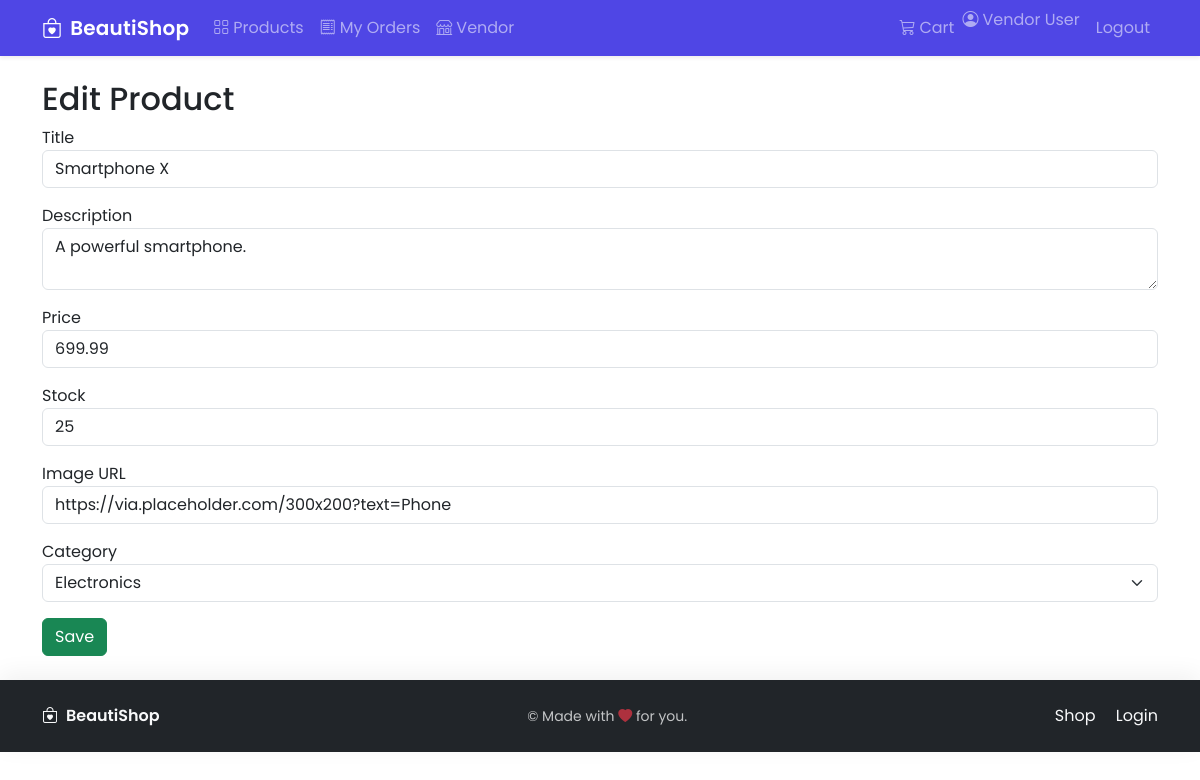
Page /vendor/products/1/edit (signed in) on the committed database.
### app/models.py (models this page shows, shortened)
class User(UserMixin, db.Model):
    id = db.Column(db.Integer, primary_key=True)
    email = db.Column(db.String(255), unique=True, nullable=False, index=True)
    password_hash = db.Column(db.String(255), nullable=False)
    name = db.Column(db.String(120), nullable=True)
    role = db.Column(db.String(20), default=ROLE_CUSTOMER, nullable=False)
    is_active = db.Column(db.Boolean, default=True)
    created_at = db.Column(db.DateTime, default=datetime.utcnow)
    vendor = db.relationship("Vendor", back_populates="user", uselist=False)
    orders = db.relationship("Order", back_populates="user")
    @property
    def is_admin(self) -> bool:
        return self.role == ROLE_ADMIN
    @property
    def is_vendor(self) -> bool:
        return self.role == ROLE_VENDOR

class Product(db.Model):
    id = db.Column(db.Integer, primary_key=True)
    vendor_id = db.Column(db.Integer, db.ForeignKey("vendor.id"), nullable=False)
    category_id = db.Column(db.Integer, db.ForeignKey("category.id"), nullable=True)
    title = db.Column(db.String(200), nullable=False)
    description = db.Column(db.Text, nullable=True)
    price = db.Column(db.Numeric(10, 2), nullable=False, default=0)
    stock = db.Column(db.Integer, nullable=False, default=0)
    image_url = db.Column(db.String(500), nullable=True)
    is_active = db.Column(db.Boolean, default=True)
    created_at = db.Column(db.DateTime, default=datetime.utcnow)
    vendor = db.relationship("Vendor", back_populates="products")
    category = db.relationship("Category", back_populates="products")

### app/blueprints/vendor.py (the view, shortened to what this page needs)
@vendor_bp.route("/products/<int:product_id>/edit", methods=["GET", "POST"])
@login_required
@role_required("vendor")
def product_edit(product_id: int):
    _require_vendor()
    product = Product.query.filter_by(id=product_id, vendor_id=current_user.vendor.id).first_or_404()
    form = ProductForm(obj=product)
    from ..models import Category
    form.category_id.choices = [(0, "-- None --")] + [(c.id, c.name) for c in Category.query.order_by(Category.name).all()]
    return render_template("vendor/product_form.html", form=form, action="Edit")

### app/forms.py
class ProductForm(FlaskForm):
    title = StringField("Title", validators=[DataRequired(), Length(max=200)])
    description = TextAreaField("Description")
    price = DecimalField("Price", validators=[DataRequired(), NumberRange(min=0)], places=2)
    stock = IntegerField("Stock", validators=[DataRequired(), NumberRange(min=0)])
    image_url = StringField("Image URL", validators=[Optional(), Length(max=500)])
    category_id = SelectField("Category", coerce=int, validators=[Optional()])
    submit = SubmitField("Save")

### app/blueprints/cart.py (called while the page is built, shortened)
@cart_bp.before_app_request
def merge_session_cart_after_login():
    if not current_user.is_authenticated:
        return
    sid = session.get("sid")
    if not sid:
        return

### app/blueprints/vendor.py (called while the page is built)
def _require_vendor():
    if not current_user.is_authenticated or not current_user.is_vendor:
        abort(403)
    if not current_user.vendor or not current_user.vendor.approved:
        abort(403)

### app/models.py (called while the page is built)
@login_manager.user_loader
def load_user(user_id: str) -> Optional["User"]:
    return User.query.get(int(user_id))

### app/utils.py (called while the page is built)
def role_required(*roles):
    def decorator(func):
        @wraps(func)
        def wrapper(*args, **kwargs):
            if not current_user.is_authenticated:
                abort(401)
            if current_user.role not in roles:
                abort(403)
            return func(*args, **kwargs)
        return wrapper
    return decorator

### app/templates/vendor/product_form.html (shortened to what this page needs)
{% extends 'base.html' %}
{% block content %}
<h2>{{ action }} Product</h2>
<form method="post">
  <div class="mb-3">{{ form.title.label }} {{ form.title(class_='form-control') }}</div>
  <div class="mb-3">{{ form.description.label }} {{ form.description(class_='form-control') }}</div>
  <div class="mb-3">{{ form.price.label }} {{ form.price(class_='form-control') }}</div>
  <div class="mb-3">{{ form.stock.label }} {{ form.stock(class_='form-control') }}</div>
  <div class="mb-3">{{ form.image_url.label }} {{ form.image_url(class_='form-control') }}</div>
  <div class="mb-3">{{ form.category_id.label }} {{ form.category_id(class_='form-select') }}</div>
  {{ form.submit(class_='btn btn-success') }}
</form>
{% endblock %}

### app/templates/base.html (shortened to what this page needs)
<!doctype html>
<html lang="en">
  <head>
    <link href="https://cdn.jsdelivr.net/npm/bootstrap@5.3.2/dist/css/bootstrap.min.css" rel="stylesheet">
    <link href="https://cdn.jsdelivr.net/npm/bootstrap-icons@1.11.3/font/bootstrap-icons.css" rel="stylesheet">
    <link href="{{ url_for('static', filename='style.css') }}" rel="stylesheet">
  </head>
  <body class="bg-body">
    <nav class="navbar navbar-expand-lg navbar-dark bg-primary shadow-sm sticky-top">
      <div class="container">
        <a class="navbar-brand d-flex align-items-center" href="/">
          <i class="bi bi-bag-heart me-2"></i>
          <span class="fw-semibold">BeautiShop</span>
        </a>
        <div class="collapse navbar-collapse" id="navbarNav">
          <ul class="navbar-nav me-auto">
            <li class="nav-item"><a class="nav-link" href="{{ url_for('shop.product_list') }}"><i class="bi bi-grid me-1"></i>Products</a></li>
            {% if current_user.is_authenticated %}
            <li class="nav-item"><a class="nav-link" href="{{ url_for('account.my_orders') }}"><i class="bi bi-receipt me-1"></i>My Orders</a></li>
            {% endif %}
            {% if current_user.is_authenticated and current_user.is_vendor and current_user.vendor and current_user.vendor.approved %}
            <li class="nav-item"><a class="nav-link" href="{{ url_for('vendor.dashboard') }}"><i class="bi bi-shop me-1"></i>Vendor</a></li>
            {% endif %}
          </ul>
          <ul class="navbar-nav">
            <li class="nav-item"><a class="nav-link" href="{{ url_for('cart.view_cart') }}"><i class="bi bi-cart3 me-1"></i>Cart</a></li>
            {% if current_user.is_authenticated %}
              <li class="nav-item"><span class="navbar-text me-2"><i class="bi bi-person-circle me-1"></i>{{ current_user.name or current_user.email }}</span></li>
              <li class="nav-item"><a class="nav-link" href="{{ url_for('auth.logout') }}">Logout</a></li>
            {% else %}
              <li class="nav-item"><a class="nav-link" href="{{ url_for('auth.login') }}">Login</a></li>
              <li class="nav-item"><a class="nav-link" href="{{ url_for('auth.register') }}">Register</a></li>
            {% endif %}
          </ul>
        </div>
      </div>
    </nav>
    <main class="container my-4">
      {% block content %}{% endblock %}
    </main>
    <footer class="bg-dark text-light py-4 mt-auto">
      <div class="container d-flex flex-column flex-md-row align-items-center justify-content-between">
        <div class="d-flex align-items-center mb-3 mb-md-0">
          <i class="bi bi-bag-heart me-2"></i>
          <span class="fw-semibold">BeautiShop</span>
        </div>
        <div class="small opacity-75">&copy; {{ 2025 if false else (now().year if false else '' ) }} Made with <i class="bi bi-heart-fill text-danger"></i> for you.</div>
        <div>
          <a href="{{ url_for('shop.product_list') }}" class="link-light text-decoration-none me-3">Shop</a>
          <a href="{{ url_for('auth.login') }}" class="link-light text-decoration-none">Login</a>
        </div>
      </div>
    </footer>
  </body>
</html>

### app/static/style.css (style rules this page uses)
:root { --primary: #4f46e5; --primary-dark: #4338ca; --body-bg: #f8fafc; }
html, body { height: 100%; }
body { font-family: 'Poppins', system-ui, -apple-system, Segoe UI, Roboto, 'Helvetica Neue', Arial, 'Noto Sans', 'Apple Color Emoji', 'Segoe UI Emoji'; background: var(--body-bg); }
.bg-primary { background-color: var(--primary) !important; }
.navbar-brand { font-weight: 700; letter-spacing: .2px; }
footer { box-shadow: 0 -6px 24px rgba(0,0,0,0.06); }

### rows in the picture
User: name "Vendor User"
Product: title "Smartphone X", description "A powerful smartphone.", price "699.99", stock "25", image_url "https://via.placeholder.com/300x200?text=Phone", category_id "Electronics"

### other values in the picture
{{ action }} "Edit"
